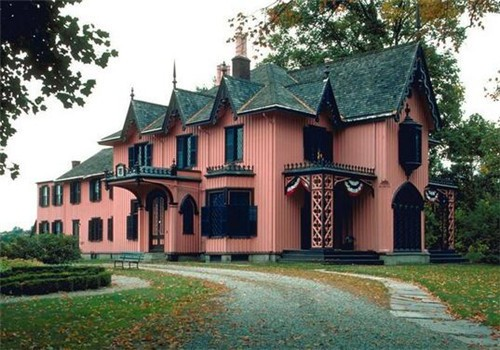
#> input picture 2/1.jpg, 500 x 350 px
$ python PythonApplication2.py
#> lines starting #> are read from the running program, lines starting #| are printed output that depends on the picture

import cv2

img = input("please enter the file name: ")
#> the answer given: 1.jpg
img = cv2.imread(img)
#> img is the input picture: shape (350, 500, 3); mean B, G, R 104.7, 115, 114.4
img_gray = cv2.cvtColor(img, cv2.COLOR_BGR2GRAY) #灰階
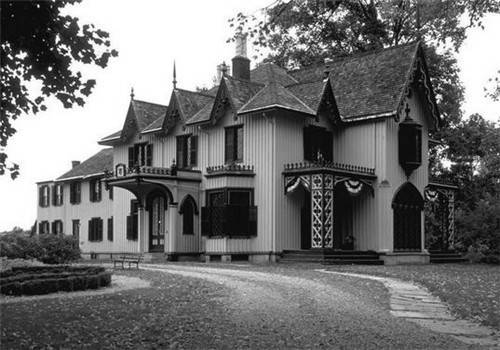
#> img_gray: shape (350, 500); min 0, max 255, mean 113.6
img_blur = cv2.bilateralFilter(img_gray, 5, 100, 100)   #模糊
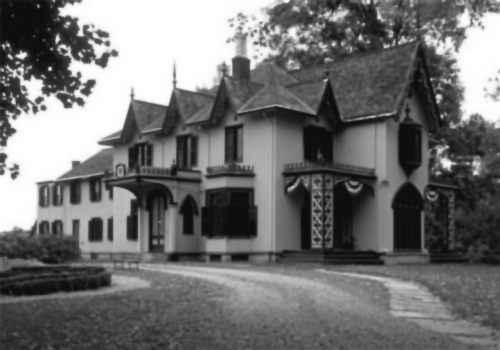
#> img_blur: shape (350, 500); min 11, max 255, mean 113.1
ret, img_thsh = cv2.threshold(img_blur, 74, 255, cv2.THRESH_TOZERO) #二值化，使植物、細節變模糊。 when value < 80，make value = 0
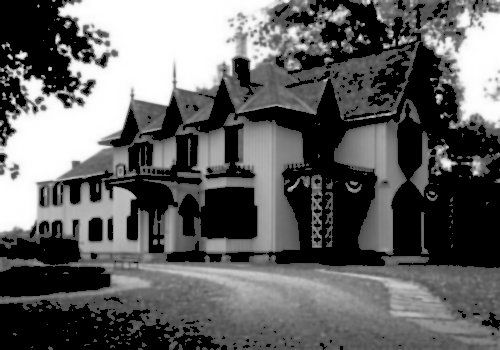
#> img_thsh: shape (350, 500); min 0, max 255, mean 97.9
output = cv2.Canny(img_thsh, 150, 150)
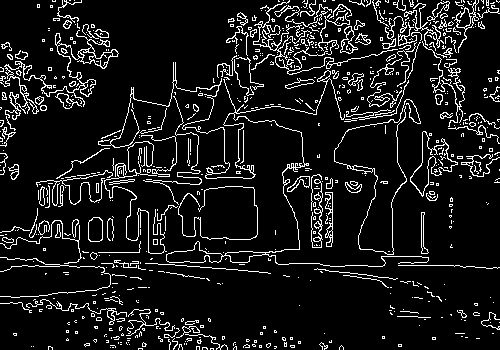
#> output: shape (350, 500); 9.8% white in thin lines or dots

cv2.imshow("original", img)
cv2.imshow("after", output)
cv2.imwrite('output.jpg', output) #寫入檔案
cv2.waitKey(0)

#模糊 https://medium.com/@lyxmaple/python%E7%AD%86%E8%A8%98-opencv-3-e02fa6761f0
#二值化 <127(深色) = 0(黑) https://steam.oxxostudio.tw/category/python/ai/opencv-threshold.html
#數字越大，邊緣越少 https://steam.oxxostudio.tw/category/python/ai/opencv-edge-detection.html

$ run again, on 2/3.jpg
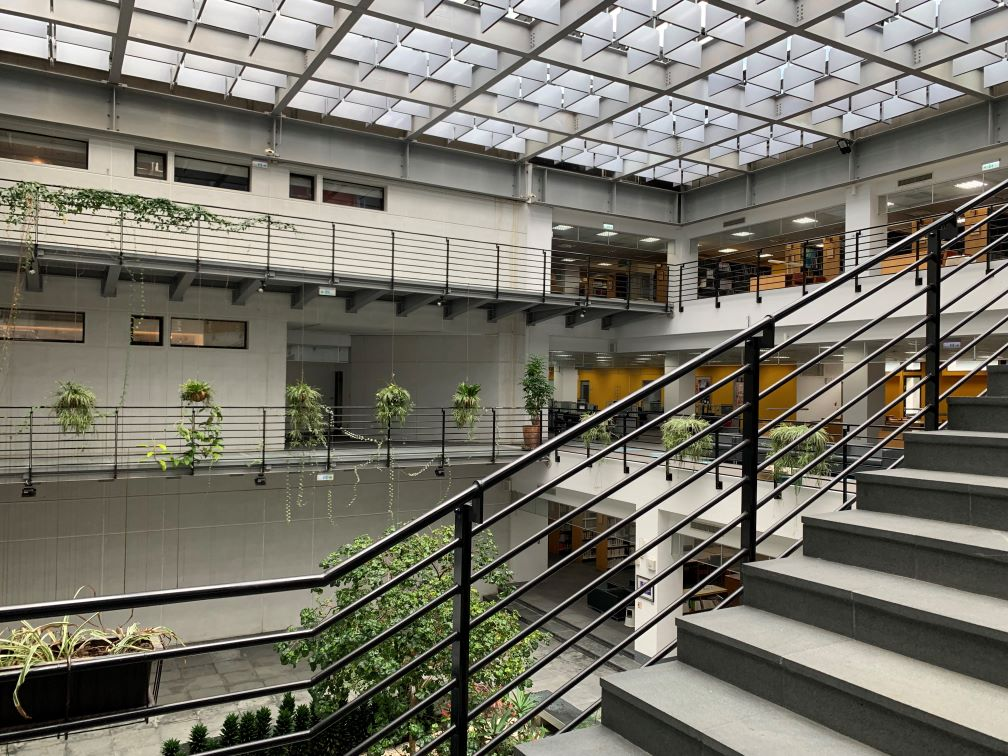
#> input picture 2/3.jpg, 1008 x 756 px
#> img is the input picture: shape (756, 1008, 3); mean B, G, R 105.7, 116.7, 119.4
#> `ret, img_thsh = cv2.threshold(img_blur, 74, 255, cv2.THRESH_TOZERO)`:
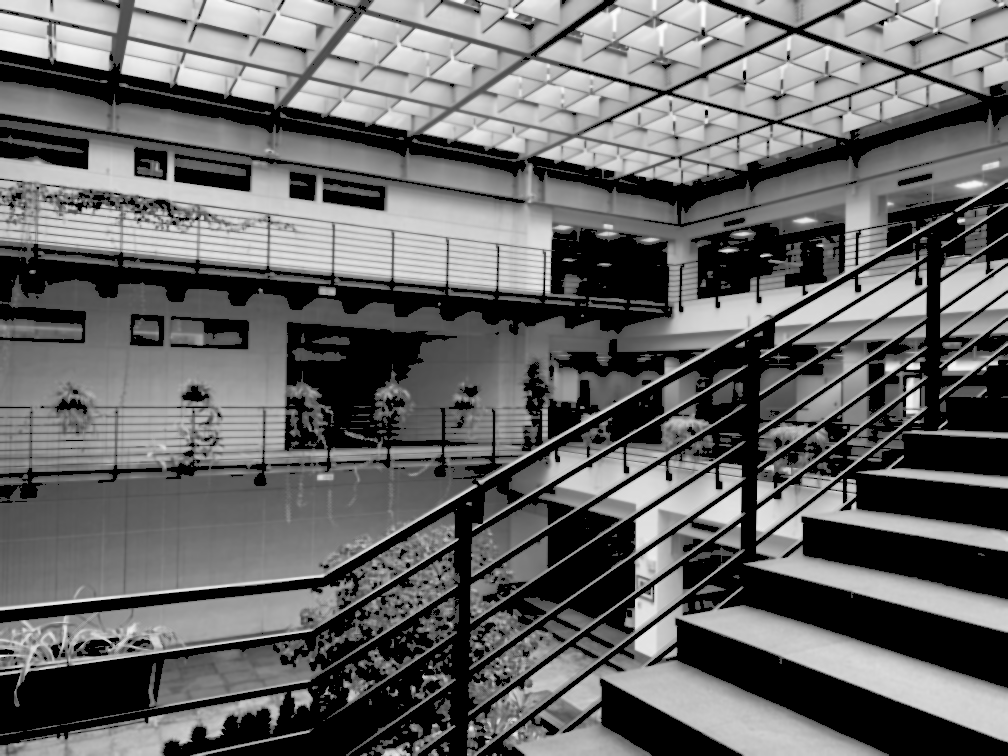
#> img_thsh: shape (756, 1008); min 0, max 253, mean 102.1
#> `output = cv2.Canny(img_thsh, 150, 150)`:
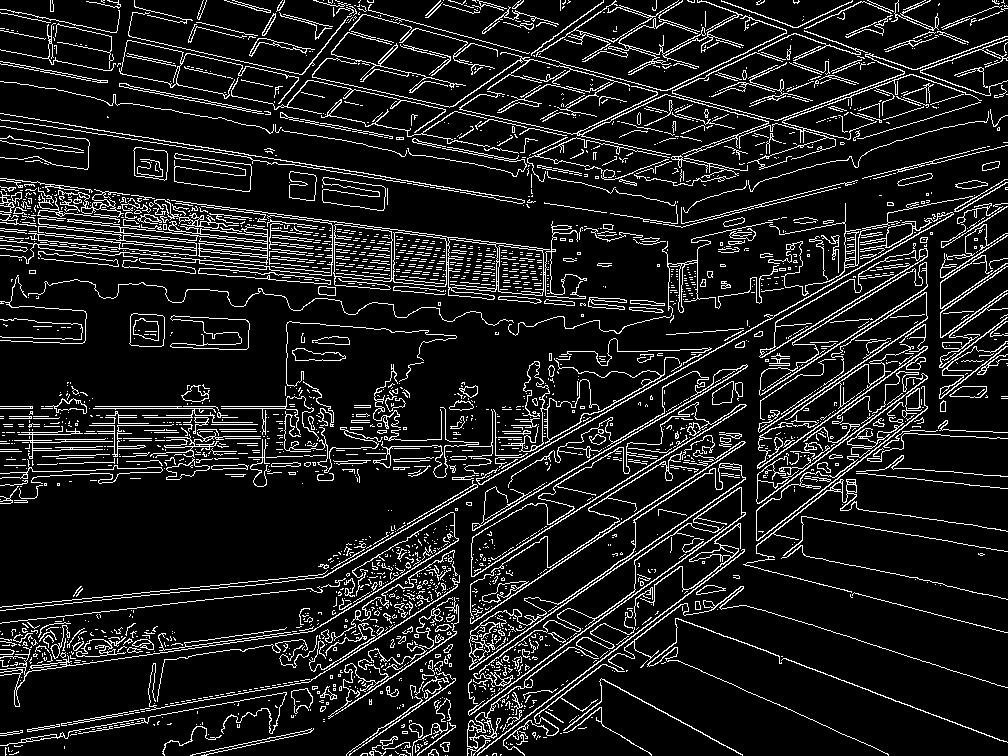
#> output: shape (756, 1008); 11.3% white in thin lines or dots

$ run again, on 2/4.jpg
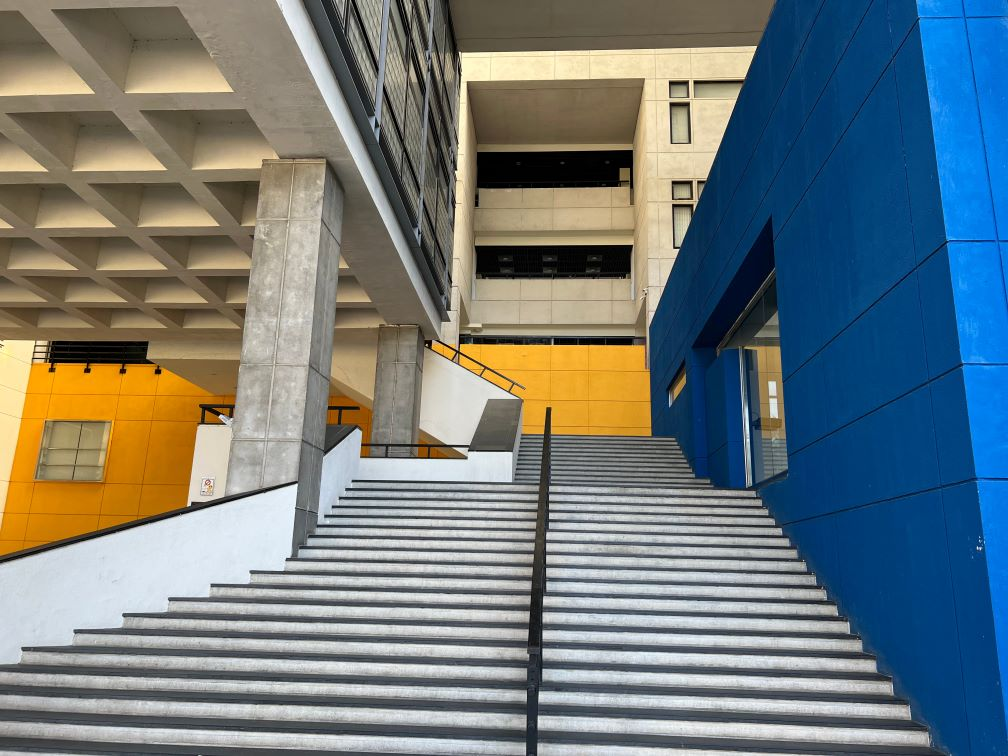
#> input picture 2/4.jpg, 1008 x 756 px
#> img is the input picture: shape (756, 1008, 3); mean B, G, R 122.8, 121.6, 111.8
#> `ret, img_thsh = cv2.threshold(img_blur, 74, 255, cv2.THRESH_TOZERO)`:
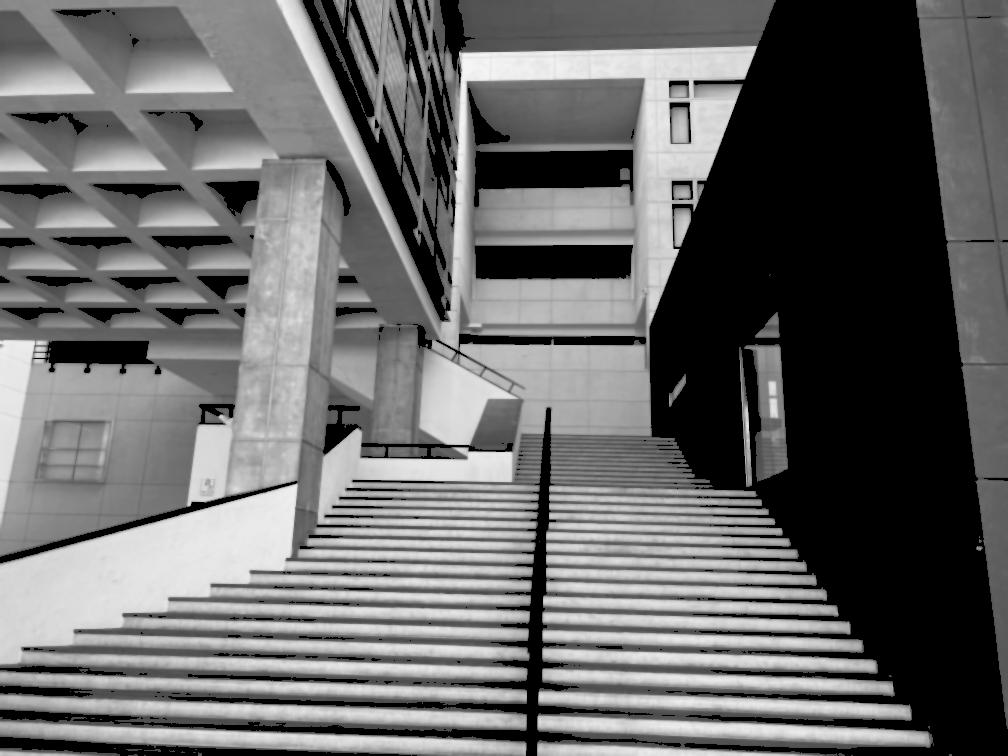
#> img_thsh: shape (756, 1008); min 0, max 246, mean 104.3
#> `output = cv2.Canny(img_thsh, 150, 150)`:
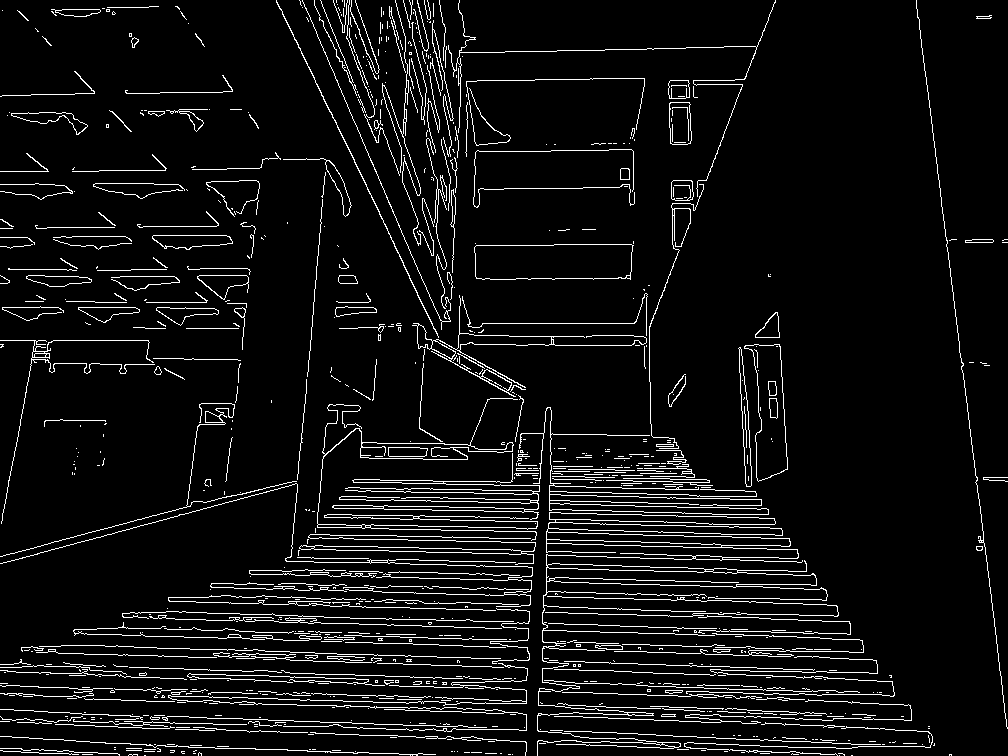
#> output: shape (756, 1008); 6.5% white in thin lines or dots

$ run again, on 2/5.jpg
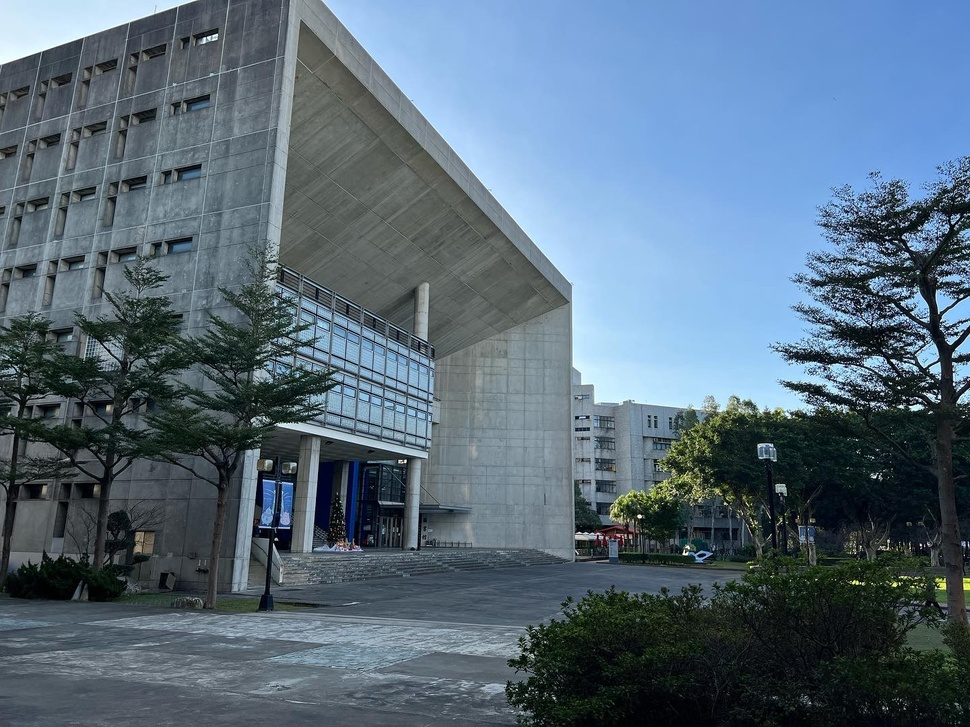
#> input picture 2/5.jpg, 970 x 727 px, shrunk from 1440 x 1080 before the run
#> img is the input picture: shape (727, 970, 3); mean B, G, R 122.7, 107.1, 88
#> `ret, img_thsh = cv2.threshold(img_blur, 74, 255, cv2.THRESH_TOZERO)`:
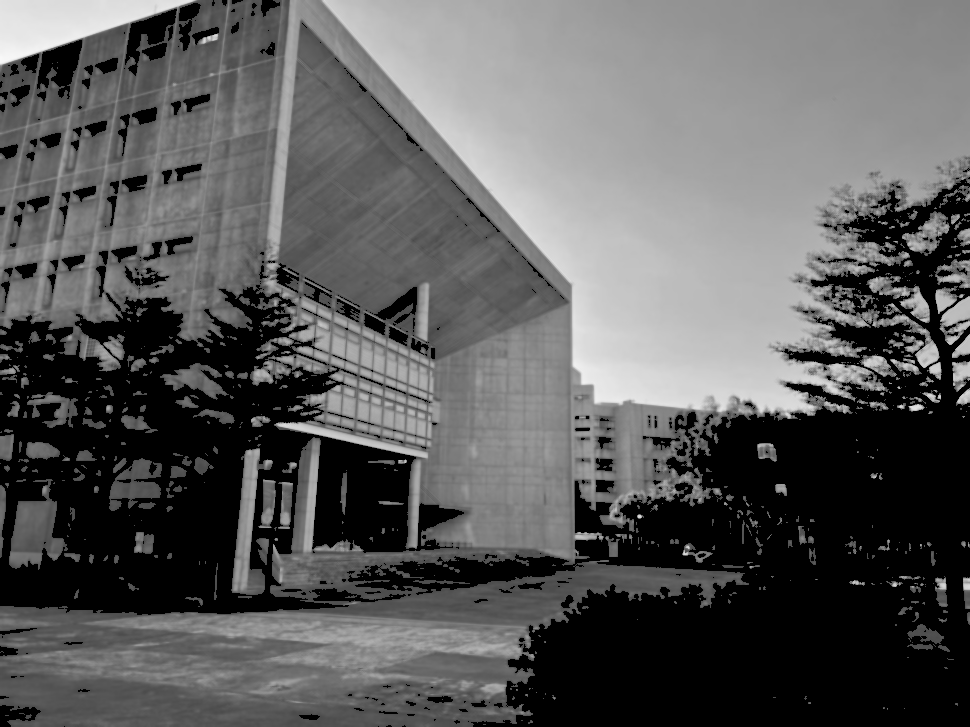
#> img_thsh: shape (727, 970); min 0, max 248, mean 91
#> `output = cv2.Canny(img_thsh, 150, 150)`:
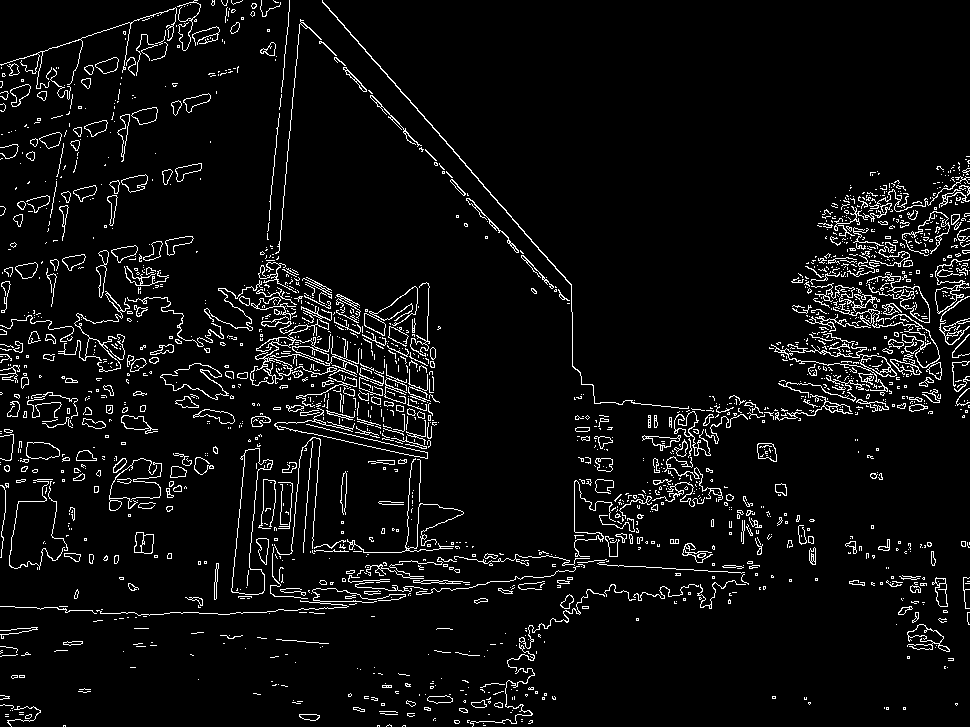
#> output: shape (727, 970); 5.4% white in thin lines or dots
